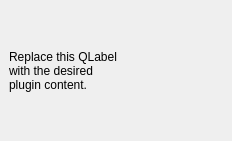
<?xml version="1.0" encoding="UTF-8"?>
<ui version="4.0">
 <class>BabelStylerDockWidgetBase</class>
 <widget class="QDockWidget" name="BabelStylerDockWidgetBase">
  <property name="geometry">
   <rect>
    <x>0</x>
    <y>0</y>
    <width>232</width>
    <height>141</height>
   </rect>
  </property>
  <property name="windowTitle">
   <string>Babel Styler</string>
  </property>
  <widget class="QWidget" name="dockWidgetContents">
   <layout class="QGridLayout" name="gridLayout">
    <item row="0" column="0">
     <widget class="QLabel" name="label">
      <property name="text">
       <string>Replace this QLabel
with the desired
plugin content.</string>
      </property>
     </widget>
    </item>
   </layout>
  </widget>
 </widget>
 <resources/>
 <connections/>
</ui>
